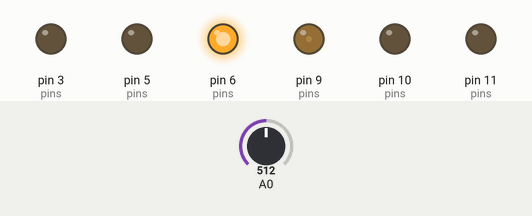
Recording of a sketch running on a simulated Arduino Uno, built with avr-gcc and run on an emulated ATmega328P. On the bench: output pins drawn as LEDs (lit = HIGH). The inputs (shaded band) are chosen by the test bench; at power-on: A0 = 512. What the sketch prints to the serial monitor is not drawn.

Above: at 1.2 s.
1.3 s: A0 set to 122
At 1.3 s:
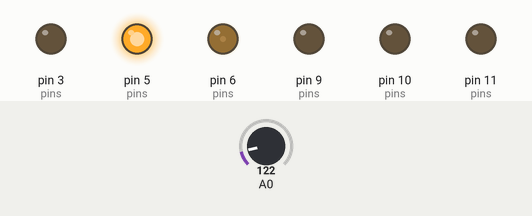
4.3 s: A0 set to 0
At 4.77 s:
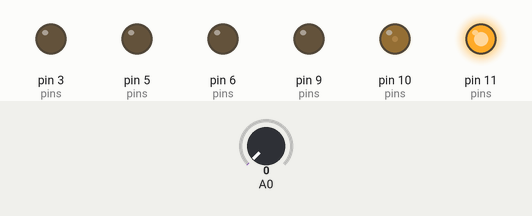
7.3 s: A0 set to 716
At 7.39 s:
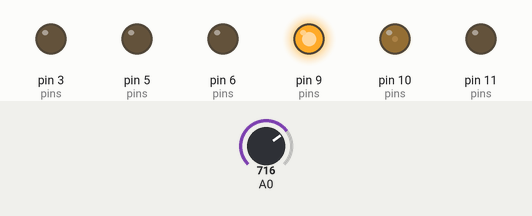
10.3 s: A0 set to 900
Timing chart, 0 to 14.3 s (numbered marks = the images above; inputs shaded):
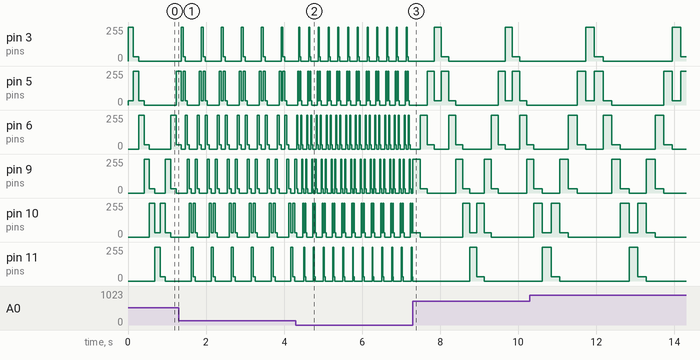

The sketch:

CylonEyes.ino
```cpp
/*
CylonEyes
 http://rweather.github.io/arduinolibs/blink_cylon.html
 Sketch that manipulates Arduino outputs to create the "Cylon Eyes" effect from
 Battlestar Galactica. It uses the ChaseLEDs utility class.
 This example is placed into the public domain.
 */
#include "ChaseLEDs.h"
class CylonChase :
public ChaseLEDs
{
public:
  CylonChase(const byte *pins, int num, unsigned long advanceTime)
:
    ChaseLEDs(pins, num, advanceTime) {
    }
protected:
  void advance(byte prevPin, byte nextPin) {
    digitalWrite(previousPin(2), LOW);
    analogWrite(prevPin, 32);
    digitalWrite(nextPin, HIGH);
    setAdvanceTime(map(analogRead(A0), 0, 1023, 25, 250));
  }
};
byte pins[] = {
  3, 5, 6, 9, 10, 11, 10, 9, 6, 5};
CylonChase cylonEyes(pins, sizeof(pins), 100);
void setup() {
  Serial.begin(9600);
  Serial.println("CylonEyes01");
}
void loop() {
  cylonEyes.loop();
}
```

ChaseLEDs.cpp
```cpp
// (licence header left out)
#include "ChaseLEDs.h"
#if defined(ARDUINO) && ARDUINO >= 100
#include <Arduino.h>
#else
#include <WProgram.h>
#endif

/**
 * \class ChaseLEDs ChaseLEDs.h <ChaseLEDs.h>
 * \brief Chase LED's on output pins in a defined sequence.
 *
 * The following example performs a LED chase over the 6 PWM outputs
 * on the Arduino Uno, with a 150 millisecond delay between each LED:
 *
 * \code
 * uint8_t pins[] = {3, 5, 6, 9, 10, 11};
 * ChaseLEDs chaser(pins, sizeof(pins), 150);
 *
 * void loop() {
 *     chaser.loop();
 * }
 * \endcode
 *
 * After pin 11 is lit, the pattern will repeat at pin 3.  To cause the
 * chase to oscillate back and forth instead, extend the sequence as follows:
 *
 * \code
 * uint8_t pins[] = {3, 5, 6, 9, 10, 11, 10, 9, 6, 5};
 * ChaseLEDs chaser(pins, sizeof(pins), 150);
 * \endcode
 *
 * See the \ref blink_cylon "Cylon" example for more information on
 * how to use the ChaseLEDs class in a practical application.
 */

/**
 * \brief Initializes the LED chaser.
 *
 * The chase sequence consists of \a num pins, whose names are given by
 * the \a pins array.  Each LED is lit for \a advanceTime milliseconds
 * before advancing to the next LED.
 *
 * This constructor configures all of the pins for output and sets their
 * state to be LOW.  The first LED will be lit when the program first
 * calls loop().
 *
 * \sa loop()
 */
ChaseLEDs::ChaseLEDs(const uint8_t *pins, int num, unsigned long advanceTime)
    : _pins(pins)
    , _numPins(num)
    , _currentIndex(-1)
    , _advanceTime(advanceTime)
    , _lastChange(millis())
{
    for (uint8_t index = 0; index < _numPins; ++index) {
        pinMode(_pins[index], OUTPUT);
        digitalWrite(_pins[index], LOW);
    }
}

/**
 * Perform a single iteration of the control loop for this LED chaser.
 */
void ChaseLEDs::loop()
{
    if (_currentIndex >= 0) {
        if ((millis() - _lastChange) >= _advanceTime) {
            // Advance to the next LED in sequence.
            _currentIndex = (_currentIndex + 1) % _numPins;
            _lastChange += _advanceTime;
            advance(previousPin(1), _pins[_currentIndex]);
        }
    } else {
        // First time - light the first LED.
        _currentIndex = 0;
        _lastChange = millis();
        advance(previousPin(1), _pins[_currentIndex]);
    }
}

/**
 * \fn unsigned long ChaseLEDs::advanceTime() const
 * \brief Returns the number of milliseconds that each LED will be
 * lit in the chase sequence.
 *
 * \sa setAdvanceTime(), advance()
 */

/**
 * \fn void ChaseLEDs::setAdvanceTime(unsigned long advanceTime)
 * \brief Sets the number of milliseconds to advance between LED's to
 * \a advanceTime.
 *
 * \sa advanceTime(), advance()
 */

/**
 * \brief Advances to the next LED in sequence, turning off \a prevPin,
 * and turning on \a nextPin.
 *
 * The default implementation is equivalent to the following code:
 *
 * \code
 * digitalWrite(prevPin, LOW);
 * digitalWrite(nextPin, HIGH);
 * \endcode
 *
 * This method may be overridden in subclasses to provide special effects.
 * See the documentation for previousPin() for some example effects.
 *
 * \sa previousPin()
 */
void ChaseLEDs::advance(uint8_t prevPin, uint8_t nextPin)
{
    digitalWrite(prevPin, LOW);
    digitalWrite(nextPin, HIGH);
}

/**
 * \fn uint8_t ChaseLEDs::previousPin(int n) const
 * \brief Returns the pin that is \a n steps back in the sequence.
 *
 * If \a n is zero, then the current pin is returned; if \a n is 1,
 * then the previous pin is returned; and so on.
 *
 * This function may be called by subclasses in their advance() method
 * to manipulate pins that are further back in the chase sequence than
 * the immediately previous pin.
 *
 * For example, the following code implements a LED chaser that lights
 * two pins at a time:
 *
 * \code
 * void DoubleChaser::advance(uint8_t prevPin, uint8_t nextPin)
 * {
 *      digitalWrite(previousPin(2), LOW);
 *      digitalWrite(prevPin, HIGH);
 *      digitalWrite(nextPin, HIGH);
 * }
 * \endcode
 *
 * As another exmaple, the following code uses PWM outputs to fade out
 * the previous pin rather than turn it off immediately:
 *
 * \code
 * void FadingChaser::advance(uint8_t prevPin, uint8_t nextPin)
 * {
 *      digitalWrite(previousPin(2), LOW);
 *      analogWrite(prevPin, 32);
 *      digitalWrite(nextPin, HIGH);
 * }
 * \endcode
 *
 * Note: it is possible to retrieve the \em following pin in sequence using
 * previousPin(-1).  This could be used to fade in the LED that follows
 * \a nextPin.
 *
 * \sa advance()
 */
```

ChaseLEDs.h
```cpp
// (licence header left out)
#ifndef ChaseLEDs_h
#define ChaseLEDs_h

#include <inttypes.h>

class ChaseLEDs
{
public:
    ChaseLEDs(const uint8_t *pins, int num, unsigned long advanceTime);

    void loop();

    unsigned long advanceTime() const { return _advanceTime; }
    void setAdvanceTime(unsigned long advanceTime) { _advanceTime = advanceTime; }

protected:
    virtual void advance(uint8_t prevPin, uint8_t nextPin);
    uint8_t previousPin(int n) const
        { return _pins[(_currentIndex + _numPins - n) % _numPins]; }

private:
    const uint8_t *_pins;
    int _numPins;
    int _currentIndex;
    unsigned long _advanceTime;
    unsigned long _lastChange;
};

#endif
```
